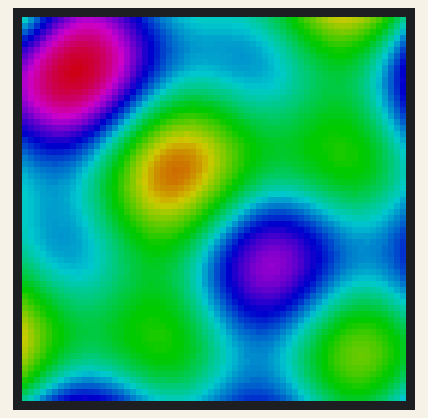
Recording of a sketch running on a simulated ESP32. On the bench: 64×64 colour display. What the sketch prints to the serial monitor is not drawn.

Above: at 1.16 s.
At 3.67 s:
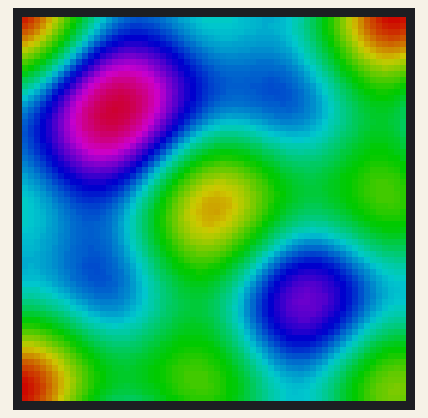
At 6.18 s:
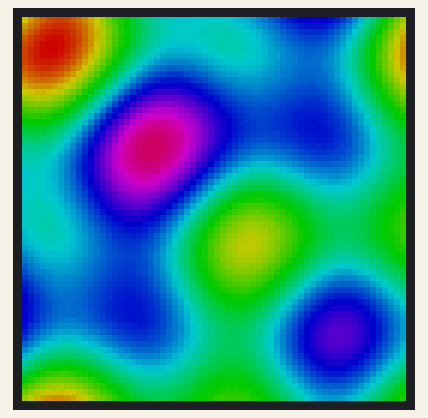
At 11.19 s:
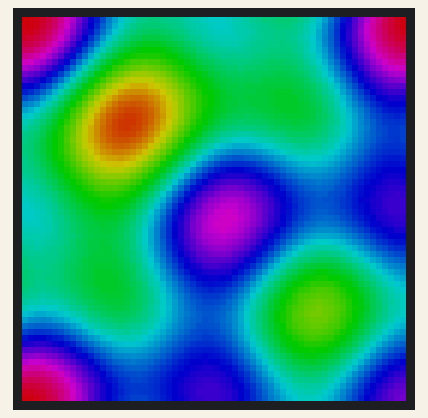
At 16.21 s:
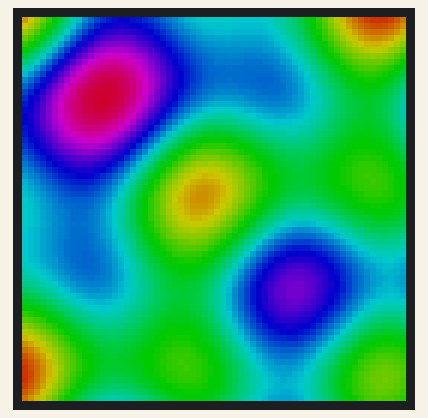
At 21.54 s:
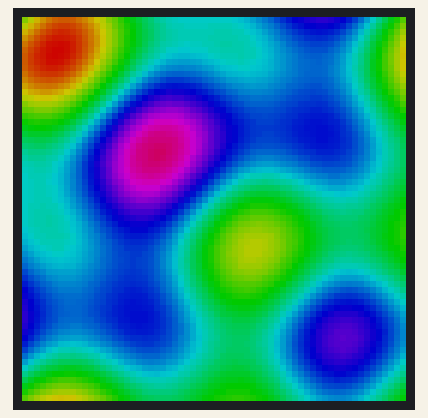

The sketch:

dma_test.ino
```cpp
// Direct ESP32 HUB75 DMA Test - Plasma Effect
// Uses ESP32-HUB75-MatrixPanel-I2S-DMA library directly

#include <ESP32-HUB75-MatrixPanel-I2S-DMA.h>

// Panel size
#define PANEL_WIDTH 64
#define PANEL_HEIGHT 64

// Pin mapping - using your verified pins
// The order in HUB75_I2S_CFG::i2s_pins is: {R1,G1,B1,R2,G2,B2,A,B,C,D,E,LAT,OE,CLK}
HUB75_I2S_CFG::i2s_pins _pins = {
  25,  // R1
  26,  // G1
  27,  // B1
  14,  // R2
  12,  // G2
  13,  // B2
  23,  // A
  19,  // B
  5,   // C
  17,  // D
  32,  // E (needed for 64-row panels)
  4,   // LAT
  15,  // OE
  16   // CLK
};

MatrixPanel_I2S_DMA *display = nullptr;

// Plasma animation variables
uint16_t time_counter = 0;

// Fast 8-bit sine approximation
uint8_t sin8(uint8_t x) {
  static const uint8_t PROGMEM sintable[256] = {
    128,131,134,137,140,143,146,149,152,155,158,162,165,167,170,173,
    176,179,182,185,188,190,193,196,198,201,203,206,208,211,213,215,
    218,220,222,224,226,228,230,232,234,235,237,238,240,241,243,244,
    245,246,248,249,250,250,251,252,253,253,254,254,254,255,255,255,
    255,255,255,255,254,254,254,253,253,252,251,250,250,249,248,246,
    245,244,243,241,240,238,237,235,234,232,230,228,226,224,222,220,
    218,215,213,211,208,206,203,201,198,196,193,190,188,185,182,179,
    176,173,170,167,165,162,158,155,152,149,146,143,140,137,134,131,
    128,124,121,118,115,112,109,106,103,100,97,93,90,88,85,82,
    79,76,73,70,67,65,62,59,57,54,52,49,47,44,42,40,
    37,35,33,31,29,27,25,23,21,20,18,17,15,14,12,11,
    10,9,7,6,5,5,4,3,2,2,1,1,1,0,0,0,
    0,0,0,0,1,1,1,2,2,3,4,5,5,6,7,9,
    10,11,12,14,15,17,18,20,21,23,25,27,29,31,33,35,
    37,40,42,44,47,49,52,54,57,59,62,65,67,70,73,76,
    79,82,85,88,90,93,97,100,103,106,109,112,115,118,121,124
  };
  return pgm_read_byte(&sintable[x]);
}

// Convert HSV to RGB
void hsv2rgb(uint8_t h, uint8_t s, uint8_t v, uint8_t &r, uint8_t &g, uint8_t &b) {
  if (s == 0) {
    r = g = b = v;
    return;
  }
  uint8_t region = h / 43;
  uint8_t remainder = (h - (region * 43)) * 6;
  uint8_t p = (v * (255 - s)) >> 8;
  uint8_t q = (v * (255 - ((s * remainder) >> 8))) >> 8;
  uint8_t t = (v * (255 - ((s * (255 - remainder)) >> 8))) >> 8;
  switch (region) {
    case 0:  r = v; g = t; b = p; break;
    case 1:  r = q; g = v; b = p; break;
    case 2:  r = p; g = v; b = t; break;
    case 3:  r = p; g = q; b = v; break;
    case 4:  r = t; g = p; b = v; break;
    default: r = v; g = p; b = q; break;
  }
}

void setup() {
  Serial.begin(115200);
  delay(1000);
  Serial.println("\n\n========================================");
  Serial.println("=== Plasma Effect Test ===");
  Serial.println("========================================");

  // Configure for 64x64 panel
  HUB75_I2S_CFG mxconfig(PANEL_WIDTH, PANEL_HEIGHT, 1, _pins);

  // Critical settings for 64x64 panels
  mxconfig.gpio.e = 32;
  mxconfig.clkphase = false;
  mxconfig.driver = HUB75_I2S_CFG::FM6126A;

  Serial.println("Initializing display...");
  display = new MatrixPanel_I2S_DMA(mxconfig);

  if (!display->begin()) {
    Serial.println("*** ERROR: Display begin() failed! ***");
    while(1) { delay(1000); }
  }

  display->setBrightness8(128);  // 50% brightness to reduce power
  display->clearScreen();

  Serial.println("Plasma effect running!");
}

void loop() {
  // Draw plasma effect
  for (int y = 0; y < PANEL_HEIGHT; y++) {
    for (int x = 0; x < PANEL_WIDTH; x++) {
      // Classic plasma algorithm using multiple sine waves
      uint8_t v1 = sin8(x * 8 + time_counter);
      uint8_t v2 = sin8(y * 8 + time_counter);
      uint8_t v3 = sin8((x + y) * 4 + time_counter);
      uint8_t v4 = sin8(sqrt(x*x + y*y) * 4 + time_counter);

      // Combine waves
      uint8_t hue = (v1 + v2 + v3 + v4) / 4;

      // Convert to RGB
      uint8_t r, g, b;
      hsv2rgb(hue, 255, 200, r, g, b);

      display->drawPixelRGB888(x, y, r, g, b);
    }
  }

  time_counter += 2;  // Animation speed

  delay(20);  // ~50 FPS
}
```
